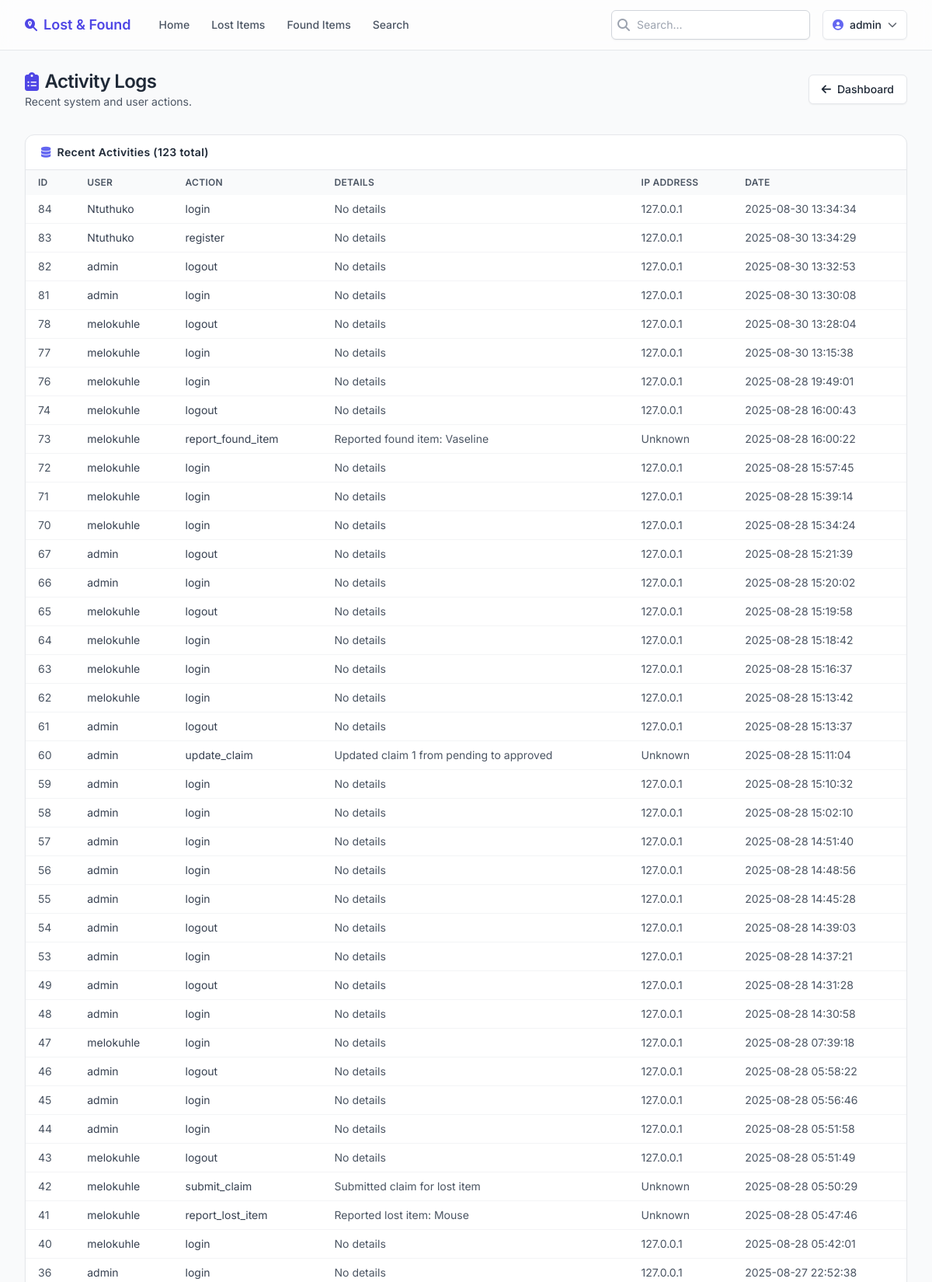
The app's page /admin/activity-logs?page=2 (signed in, upper part) with its own data.
### models.py (models this page shows, shortened)
class User(UserMixin, db.Model):
    __tablename__ = 'users'
    id = db.Column(db.Integer, primary_key=True)
    username = db.Column(db.String(80), unique=True, nullable=False)
    email = db.Column(db.String(120), unique=True, nullable=False)
    password_hash = db.Column(db.String(255), nullable=False)
    role = db.Column(db.String(20), default='student')  # 'student' or 'admin'
    is_verified = db.Column(db.Boolean, default=False)
    is_banned = db.Column(db.Boolean, default=False)
    created_at = db.Column(db.DateTime, default=db.func.current_timestamp())
    last_login = db.Column(db.DateTime, nullable=True)

class UserActivity(db.Model):
    __tablename__ = 'user_activities'
    id = db.Column(db.Integer, primary_key=True)
    user_id = db.Column(db.Integer, db.ForeignKey('users.id'), nullable=False)
    action = db.Column(db.String(100), nullable=False)
    details = db.Column(db.Text, nullable=True)
    ip_address = db.Column(db.String(45), nullable=True)
    created_at = db.Column(db.DateTime, default=datetime.utcnow)
    user = db.relationship('User', backref='activities')

### app.py (the view)
@app.route('/admin/activity-logs')
@login_required
@admin_required
def admin_activity_logs():
    page = request.args.get('page', 1, type=int)
    activities = UserActivity.query.order_by(UserActivity.created_at.desc()).paginate(
        page=page, per_page=50, error_out=False)
    return render_template('admin_activity_logs.html',
                         title='Activity Logs',
                         activities=activities)

### __init__.py (called while the page is built)
def create_app():
    app = Flask(__name__)
    app.config.from_object(Config)
    db.init_app(app)
    login_manager.init_app(app)
    login_manager.login_view = 'login'
    login_manager.login_message = 'Please log in to access this page.'
    @login_manager.user_loader
    def load_user(user_id):
        from models import User
        return User.query.get(int(user_id))
    with app.app_context():
        import models
        db.create_all()
        from models import User
        admin_user = User.query.filter_by(username='admin').first()
        if not admin_user:
            admin_user = User(username='admin', email='admin@example.com', role='admin')
            admin_user.set_password('admin123')
            db.session.add(admin_user)
            db.session.commit()
    return app

### app.py (called while the page is built)
def admin_required(f):
    from functools import wraps
    @wraps(f)
    def decorated_function(*args, **kwargs):
        if not current_user.is_authenticated or current_user.role != 'admin':
            flash('You need admin privileges to access this page.', 'error')
            return redirect(url_for('login'))
        return f(*args, **kwargs)
    return decorated_function

### templates/admin_activity_logs.html (shortened to what this page needs)
{% extends "base.html" %}
{% block content %}
<div class="space-y-8">
    <div class="flex flex-col gap-3 md:flex-row md:items-center md:justify-between">
        <div>
            <h1 class="text-2xl font-semibold tracking-tight flex items-center gap-2"><i class="fas fa-clipboard-list text-primary-600"></i><span>Activity Logs</span></h1>
            <p class="text-sm text-gray-600">Recent system and user actions.</p>
        </div>
        <a href="{{ url_for('admin_dashboard') }}" class="inline-flex items-center gap-2 rounded-md border border-gray-200 bg-white px-4 py-2 text-sm font-medium shadow-sm hover:bg-gray-50"><i class="fas fa-arrow-left"></i>Dashboard</a>
    </div>
    <div class="rounded-xl border border-gray-200 bg-white shadow-sm overflow-hidden">
        <div class="flex items-center justify-between border-b px-5 py-3"><h2 class="text-sm font-semibold tracking-wide flex items-center gap-2"><i class="fas fa-database text-primary-500"></i>Recent Activities ({{ activities.total }} total)</h2></div>
        <div class="overflow-x-auto">{% if activities.items %}<table class="min-w-full text-sm"><thead class="bg-gray-50 text-left text-xs uppercase tracking-wide text-gray-600"><tr><th class="px-4 py-2 font-semibold">ID</th><th class="px-4 py-2 font-semibold">User</th><th class="px-4 py-2 font-semibold">Action</th><th class="px-4 py-2 font-semibold">Details</th><th class="px-4 py-2 font-semibold">IP Address</th><th class="px-4 py-2 font-semibold">Date</th></tr></thead><tbody class="divide-y divide-gray-100">{% for activity in activities.items %}<tr class="hover:bg-gray-50/70"><td class="px-4 py-2 text-gray-600">{{ activity.id }}</td><td class="px-4 py-2 text-gray-700">{{ activity.user.username if activity.user else 'Unknown' }}</td><td class="px-4 py-2 text-gray-700">{{ activity.action }}</td><td class="px-4 py-2 text-gray-600">{{ activity.details or 'No details' }}</td><td class="px-4 py-2 text-gray-600">{{ activity.ip_address or 'Unknown' }}</td><td class="px-4 py-2 text-gray-600">{{ activity.created_at.strftime('%Y-%m-%d %H:%M:%S') }}</td></tr>{% endfor %}</tbody></table>{% else %}<p class="p-6 text-center text-sm text-gray-500">No activity logs found.</p>{% endif %}</div>
    </div>
</div>
{% endblock %}

### templates/base.html (shortened to what this page needs)
<!DOCTYPE html>
<html lang="en" class="h-full">
<head>
    <script src="https://cdn.tailwindcss.com?plugins=forms,typography,aspect-ratio"></script>
    <link rel="stylesheet" href="https://cdnjs.cloudflare.com/ajax/libs/font-awesome/6.4.0/css/all.min.css" />
</head>
<body class="min-h-full bg-gray-50 text-gray-800 flex flex-col">
    <header class="sticky top-0 z-40 border-b bg-white/80 backdrop-blur supports-[backdrop-filter]:bg-white/60">
        <div class="max-w-7xl mx-auto px-4 sm:px-6 lg:px-8">
            <div class="flex h-16 items-center justify-between gap-4">
                <div class="flex items-center gap-6">
                    <a href="{{ url_for('index') }}" class="flex items-center gap-2 font-semibold text-primary-600 hover:text-primary-700">
                        <i class="fas fa-search-location"></i>
                        <span class="text-lg">Lost &amp; Found</span>
                    </a>
                    <nav class="hidden md:flex gap-1">
                        <a href="{{ url_for('index') }}" class="px-3 py-2 text-sm font-medium rounded-md {{ 'bg-primary-50 text-primary-700' if request.endpoint=='index' else 'text-gray-600 hover:text-gray-900 hover:bg-gray-100' }}">Home</a>
                        <a href="{{ url_for('browse_lost_items') }}" class="px-3 py-2 text-sm font-medium rounded-md {{ 'bg-primary-50 text-primary-700' if request.endpoint=='browse_lost_items' else 'text-gray-600 hover:text-gray-900 hover:bg-gray-100' }}">Lost Items</a>
                        <a href="{{ url_for('browse_found_items') }}" class="px-3 py-2 text-sm font-medium rounded-md {{ 'bg-primary-50 text-primary-700' if request.endpoint=='browse_found_items' else 'text-gray-600 hover:text-gray-900 hover:bg-gray-100' }}">Found Items</a>
                        <a href="{{ url_for('search_items') }}" class="px-3 py-2 text-sm font-medium rounded-md {{ 'bg-primary-50 text-primary-700' if request.endpoint=='search_items' else 'text-gray-600 hover:text-gray-900 hover:bg-gray-100' }}">Search</a>
                    </nav>
                </div>
                <div class="flex items-center gap-4">
                    <form action="{{ url_for('search_items') }}" method="get" class="hidden lg:block">
                        <label class="relative block">
                            <span class="absolute inset-y-0 left-0 flex items-center pl-2 text-gray-400"><i class="fas fa-search"></i></span>
                            <input name="query" placeholder="Search..." class="w-64 rounded-md border border-gray-300 bg-white py-2 pl-8 pr-3 text-sm placeholder-gray-400 shadow-sm focus:border-primary-500 focus:ring-2 focus:ring-primary-500/50" />
                        </label>
                    </form>
                    {% if current_user.is_authenticated %}
                        <div class="relative" id="user-menu-wrapper">
                            <button id="user-menu-button" type="button" class="flex items-center gap-2 rounded-md border border-gray-200 bg-white px-3 py-2 text-sm font-medium shadow-sm hover:bg-gray-50 focus:outline-none focus:ring-2 focus:ring-primary-500">
                                <i class="fas fa-user-circle text-primary-500"></i>
                                <span class="hidden sm:inline">{{ current_user.username }}</span>
                                <i class="fas fa-chevron-down text-xs opacity-70"></i>
                            </button>
                        </div>
                    {% else %}
                        <a href="{{ url_for('login') }}" class="rounded-md bg-primary-600 px-4 py-2 text-sm font-semibold text-white shadow hover:bg-primary-700 focus:outline-none focus:ring-2 focus:ring-primary-500">Login</a>
                    {% endif %}
                </div>
            </div>
        </div>
    </header>
    <main class="flex-1 w-full max-w-7xl mx-auto px-4 sm:px-6 lg:px-8 py-6">
        {% block content %}{% endblock %}
    </main>
</body>
</html>

### templates/base.html (style rules this page uses)
body { font-family: 'Inter', ui-sans-serif, system-ui; }

### records on screen
User: username "admin"
UserActivity: id "84", user "Ntuthuko", action "login", details "No details", ip_address "127.0.0.1", created_at "2025-08-30 13:34:34"
UserActivity: id "83", user "Ntuthuko", action "register", details "No details", ip_address "127.0.0.1", created_at "2025-08-30 13:34:29"
UserActivity: id "82", user "admin", action "logout", details "No details", ip_address "127.0.0.1", created_at "2025-08-30 13:32:53"
UserActivity: id "81", user "admin", action "login", details "No details", ip_address "127.0.0.1", created_at "2025-08-30 13:30:08"
UserActivity: id "78", user "melokuhle", action "logout", details "No details", ip_address "127.0.0.1", created_at "2025-08-30 13:28:04"
UserActivity: id "77", user "melokuhle", action "login", details "No details", ip_address "127.0.0.1", created_at "2025-08-30 13:15:38"
UserActivity: id "76", user "melokuhle", action "login", details "No details", ip_address "127.0.0.1", created_at "2025-08-28 19:49:01"
UserActivity: id "74", user "melokuhle", action "logout", details "No details", ip_address "127.0.0.1", created_at "2025-08-28 16:00:43"
UserActivity: id "73", user "melokuhle", action "report_found_item", details "Reported found item: Vaseline", ip_address "Unknown", created_at "2025-08-28 16:00:22"
UserActivity: id "72", user "melokuhle", action "login", details "No details", ip_address "127.0.0.1", created_at "2025-08-28 15:57:45"
UserActivity: id "71", user "melokuhle", action "login", details "No details", ip_address "127.0.0.1", created_at "2025-08-28 15:39:14"
UserActivity: id "70", user "melokuhle", action "login", details "No details", ip_address "127.0.0.1", created_at "2025-08-28 15:34:24"
UserActivity: id "67", user "admin", action "logout", details "No details", ip_address "127.0.0.1", created_at "2025-08-28 15:21:39"
UserActivity: id "66", user "admin", action "login", details "No details", ip_address "127.0.0.1", created_at "2025-08-28 15:20:02"
UserActivity: id "65", user "melokuhle", action "logout", details "No details", ip_address "127.0.0.1", created_at "2025-08-28 15:19:58"
UserActivity: id "64", user "melokuhle", action "login", details "No details", ip_address "127.0.0.1", created_at "2025-08-28 15:18:42"
UserActivity: id "63", user "melokuhle", action "login", details "No details", ip_address "127.0.0.1", created_at "2025-08-28 15:16:37"
UserActivity: id "62", user "melokuhle", action "login", details "No details", ip_address "127.0.0.1", created_at "2025-08-28 15:13:42"
UserActivity: id "61", user "admin", action "logout", details "No details", ip_address "127.0.0.1", created_at "2025-08-28 15:13:37"
UserActivity: id "60", user "admin", action "update_claim", details "Updated claim 1 from pending to approved", ip_address "Unknown", created_at "2025-08-28 15:11:04"
UserActivity: id "59", user "admin", action "login", details "No details", ip_address "127.0.0.1", created_at "2025-08-28 15:10:32"
UserActivity: id "58", user "admin", action "login", details "No details", ip_address "127.0.0.1", created_at "2025-08-28 15:02:10"
UserActivity: id "57", user "admin", action "login", details "No details", ip_address "127.0.0.1", created_at "2025-08-28 14:51:40"
UserActivity: id "56", user "admin", action "login", details "No details", ip_address "127.0.0.1", created_at "2025-08-28 14:48:56"
UserActivity: id "55", user "admin", action "login", details "No details", ip_address "127.0.0.1", created_at "2025-08-28 14:45:28"
UserActivity: id "54", user "admin", action "logout", details "No details", ip_address "127.0.0.1", created_at "2025-08-28 14:39:03"
UserActivity: id "53", user "admin", action "login", details "No details", ip_address "127.0.0.1", created_at "2025-08-28 14:37:21"
UserActivity: id "49", user "admin", action "logout", details "No details", ip_address "127.0.0.1", created_at "2025-08-28 14:31:28"
UserActivity: id "48", user "admin", action "login", details "No details", ip_address "127.0.0.1", created_at "2025-08-28 14:30:58"
UserActivity: id "47", user "melokuhle", action "login", details "No details", ip_address "127.0.0.1", created_at "2025-08-28 07:39:18"
UserActivity: id "46", user "admin", action "logout", details "No details", ip_address "127.0.0.1", created_at "2025-08-28 05:58:22"
UserActivity: id "45", user "admin", action "login", details "No details", ip_address "127.0.0.1", created_at "2025-08-28 05:56:46"
UserActivity: id "44", user "admin", action "login", details "No details", ip_address "127.0.0.1", created_at "2025-08-28 05:51:58"
UserActivity: id "43", user "melokuhle", action "logout", details "No details", ip_address "127.0.0.1", created_at "2025-08-28 05:51:49"
UserActivity: id "42", user "melokuhle", action "submit_claim", details "Submitted claim for lost item", ip_address "Unknown", created_at "2025-08-28 05:50:29"
UserActivity: id "41", user "melokuhle", action "report_lost_item", details "Reported lost item: Mouse", ip_address "Unknown", created_at "2025-08-28 05:47:46"
UserActivity: id "40", user "melokuhle", action "login", details "No details", ip_address "127.0.0.1", created_at "2025-08-28 05:42:01"
UserActivity: id "36", user "admin", action "login", details "No details", ip_address "127.0.0.1", created_at "2025-08-27 22:52:38"

### other values on screen
{{ activities.total }} "123"
